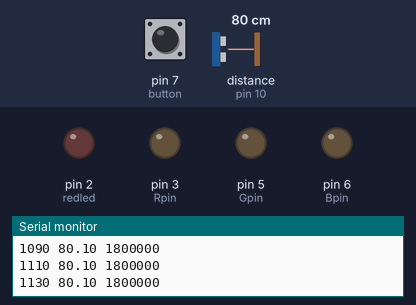
Simulated run of this sketch. Board: Arduino Uno, built with avr-gcc and run on an emulated ATmega328P. Parts: output pins drawn as LEDs (lit = HIGH), the last lines printed to the serial monitor. Wiring (inferred from the names in the program): ultrasonic range finder: trigger pin 11; echo pin 10. The test bench sets the inputs (shaded band); at power-on: distance to the obstacle (sensor on pin 10) 80 cm, pin 7 (button) LOW. The echo pulse lasts 58.3 µs per cm; pins used as bus, display or sensor lines are not drawn.

Above: at 1.2 s.
1.3 s: distance to the obstacle (sensor on pin 10) set to 43 cm
4.3 s: distance to the obstacle (sensor on pin 10) set to 40 cm
At 4.69 s:
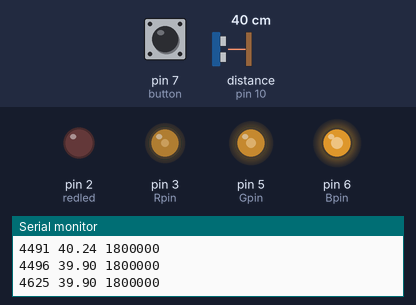
7.3 s: pin 7 (button) pulled HIGH for 0.15 s
At 7.57 s:
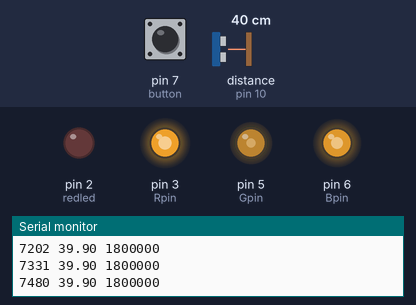
10.3 s: distance to the obstacle (sensor on pin 10) set to 18 cm
13.3 s: pin 7 (button) pulled HIGH for 1 s
At 14.1 s:
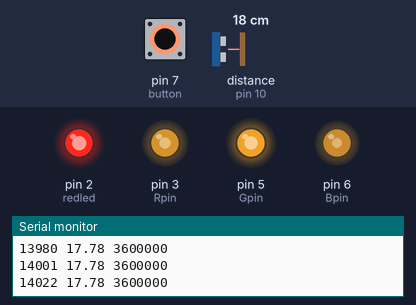
16.3 s: pin 7 (button) pulled HIGH for 0.15 s
At 17.0 s:
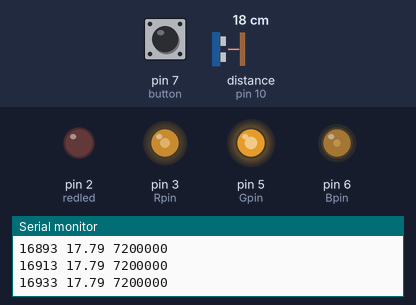
Timing chart, 0 to 22.9 s (numbered marks = the images above; inputs shaded):
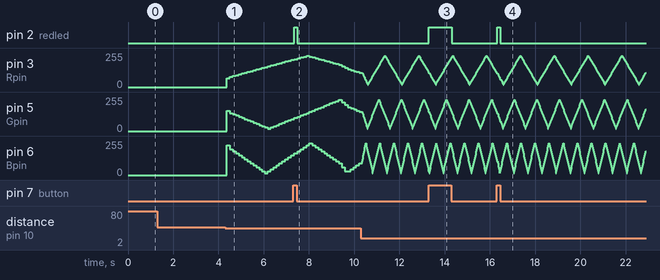

The sketch:

sketch_sep29a.ino
```cpp
/*****************************************************************************
 *****************************************************************************
 * @author Tianyu Shen
 * @date   Mon Oct 7 2019
 *****************************************************************************
 *****************************************************************************/
unsigned long starttime;
unsigned long stoptime;
unsigned long looptime;
int TrigPin=11;
int EchoPin=10;
float distance;
int Rpin = 3;
int Gpin = 5;
int Bpin = 6;
int button=7;
int redled=2;
int x=0;
int y=0;
int z=0;
int a=0;
int b=0;
int c=0;
long int ti_me=0;
int bu_tt=0;
int bu_tt2=0;
int laststate=0;
int clickclick=0;
long int xuanzeshijian=1800000;//初始设定闹铃时间
int reset=0;//超声传感器重置时的防抖
int dis_state=0;//发光时的防抖
int dis_state_old;
void setup()
{
  // put your setup code here, to run once:
  Serial.begin(9600);

  pinMode(TrigPin,OUTPUT);
  pinMode(EchoPin, INPUT);
  pinMode(Rpin ,  OUTPUT);
  pinMode(Gpin ,  OUTPUT);
  pinMode(Bpin ,  OUTPUT);
  pinMode(button,  INPUT);
  pinMode(redled,OUTPUT);
}
void loop()
{
  //put your main code here, to run repeatedly:
  starttime = millis();//开始的时间


  //玩乐模块
  digitalWrite(TrigPin,LOW);
  delayMicroseconds(2);
  digitalWrite(TrigPin,HIGH);
  delayMicroseconds(10);
  digitalWrite(TrigPin,LOW);
  distance=pulseIn(EchoPin,HIGH)/58.0;
//监视参数
  Serial.print(ti_me);
  Serial.print(' ');
  Serial.print(distance);
  Serial.print(' ');
  Serial.print(xuanzeshijian);
  Serial.print('\n');
  bu_tt=digitalRead(button);

  if(bu_tt==1)
  {
    digitalWrite(redled,HIGH);
  }
  else
  digitalWrite(redled,LOW);
  if(bu_tt!=laststate)//按钮需要防抖
  {
    delay(20);
    bu_tt2=digitalRead(button);
    if(bu_tt2==bu_tt)
    {
      laststate=bu_tt;
      clickclick++;
    }
  }
  if(clickclick==2)
  {
    clickclick=0;
    xuanzeshijian=xuanzeshijian+1800000;//每按一下按钮加的时间
  }
  if(distance>2800||distance<=4)//①超声传感器防抖，状态改变瞬间会有>2800的瞬时值
                   //②超声传感器被完全遮挡时测距会>3000cm
  {
      ti_me=0;//重置计时
    xuanzeshijian=1800000;//重置倒计时设定时间
    reset=0;
  }


  if(ti_me<xuanzeshijian)
  {


  if(distance<=4||distance>40)
  {
   dis_state=0;
  }
  else
  dis_state=1;


  if(dis_state==0)//熄灯
  {
     analogWrite(Rpin, 0);
     analogWrite(Gpin, 0);
     analogWrite(Bpin, 0);
  }


  else
    {
      analogWrite(Rpin, x);
      analogWrite(Gpin, y);
      analogWrite(Bpin, z);

    }


   {//渐变光子模块
     if(x>230)a=0;
     if(x<20)a=1;
     if(y>230)b=0;
     if(y<20)b=1;
     if(z>230)c=0;
     if(z<20)c=1;

     if(a==0)
     {x=x-6;}
     if(a==1)
     {x=x+6;}
     if(b==0)
     {y=y-9;}
     if(b==1)
     {y=y+9;}
     if(c==0)
     {z=z-15;}
     if(c==1)
     {z=z+15;}
   }
   delay(1);

   if(distance>15&&distance<40)
    {
      delay((distance-15)*5);

    }
    }
else
   //闹钟模块
  {
      analogWrite(Rpin, 0);
      analogWrite(Gpin, 0);
      analogWrite(Bpin, 0);
      delay(100);
      analogWrite(Rpin, x);
      analogWrite(Gpin, y);
      analogWrite(Bpin, z);
      delay(100);
       {//渐变光子模块
     if(x>200)a=0;
     if(x<40)a=1;
     if(y>200)b=0;
     if(y<40)b=1;
     if(z>240)c=0;
     if(z<40)c=1;

     if(a==0)
     {x=x-30;}
     if(a==1)
     {x=x+30;}
     if(b==0)
     {y=y-30;}
     if(b==1)
     {y=y+30;}
     if(c==0)
     {z=z-30;}
     if(c==1)
     {z=z+30;}
   }
  }

   stoptime = millis();
   looptime = stoptime - starttime;//结束的时间
   ti_me=ti_me+looptime;
}
```

Measured:
- the behaviour switches between 41 and 40 cm on distance to the obstacle (sensor on pin 10) (found by bisection; images 0 and 1)
- after the input at 4.3 s, pin 3 (Rpin): moves from 0/255 to 204/255 over 2.8 s, starting after 0.07 s; pin 5 (Gpin): 0/255 → 153/255 after 0.07 s, → 135/255 0.13 s later, → 126/255 0.13 s later, → 117/255 0.13 s later, … (23 changes in this stretch)
- after the input at 7.3 s, pin 2 (redled): LOW → HIGH at once, → LOW 0.15 s later
- after the input at 13.3 s, pin 2 (redled): LOW → HIGH at once, → LOW 1.0 s later
- after the input at 16.3 s, pin 2 (redled): LOW → HIGH at once, → LOW 0.15 s later
